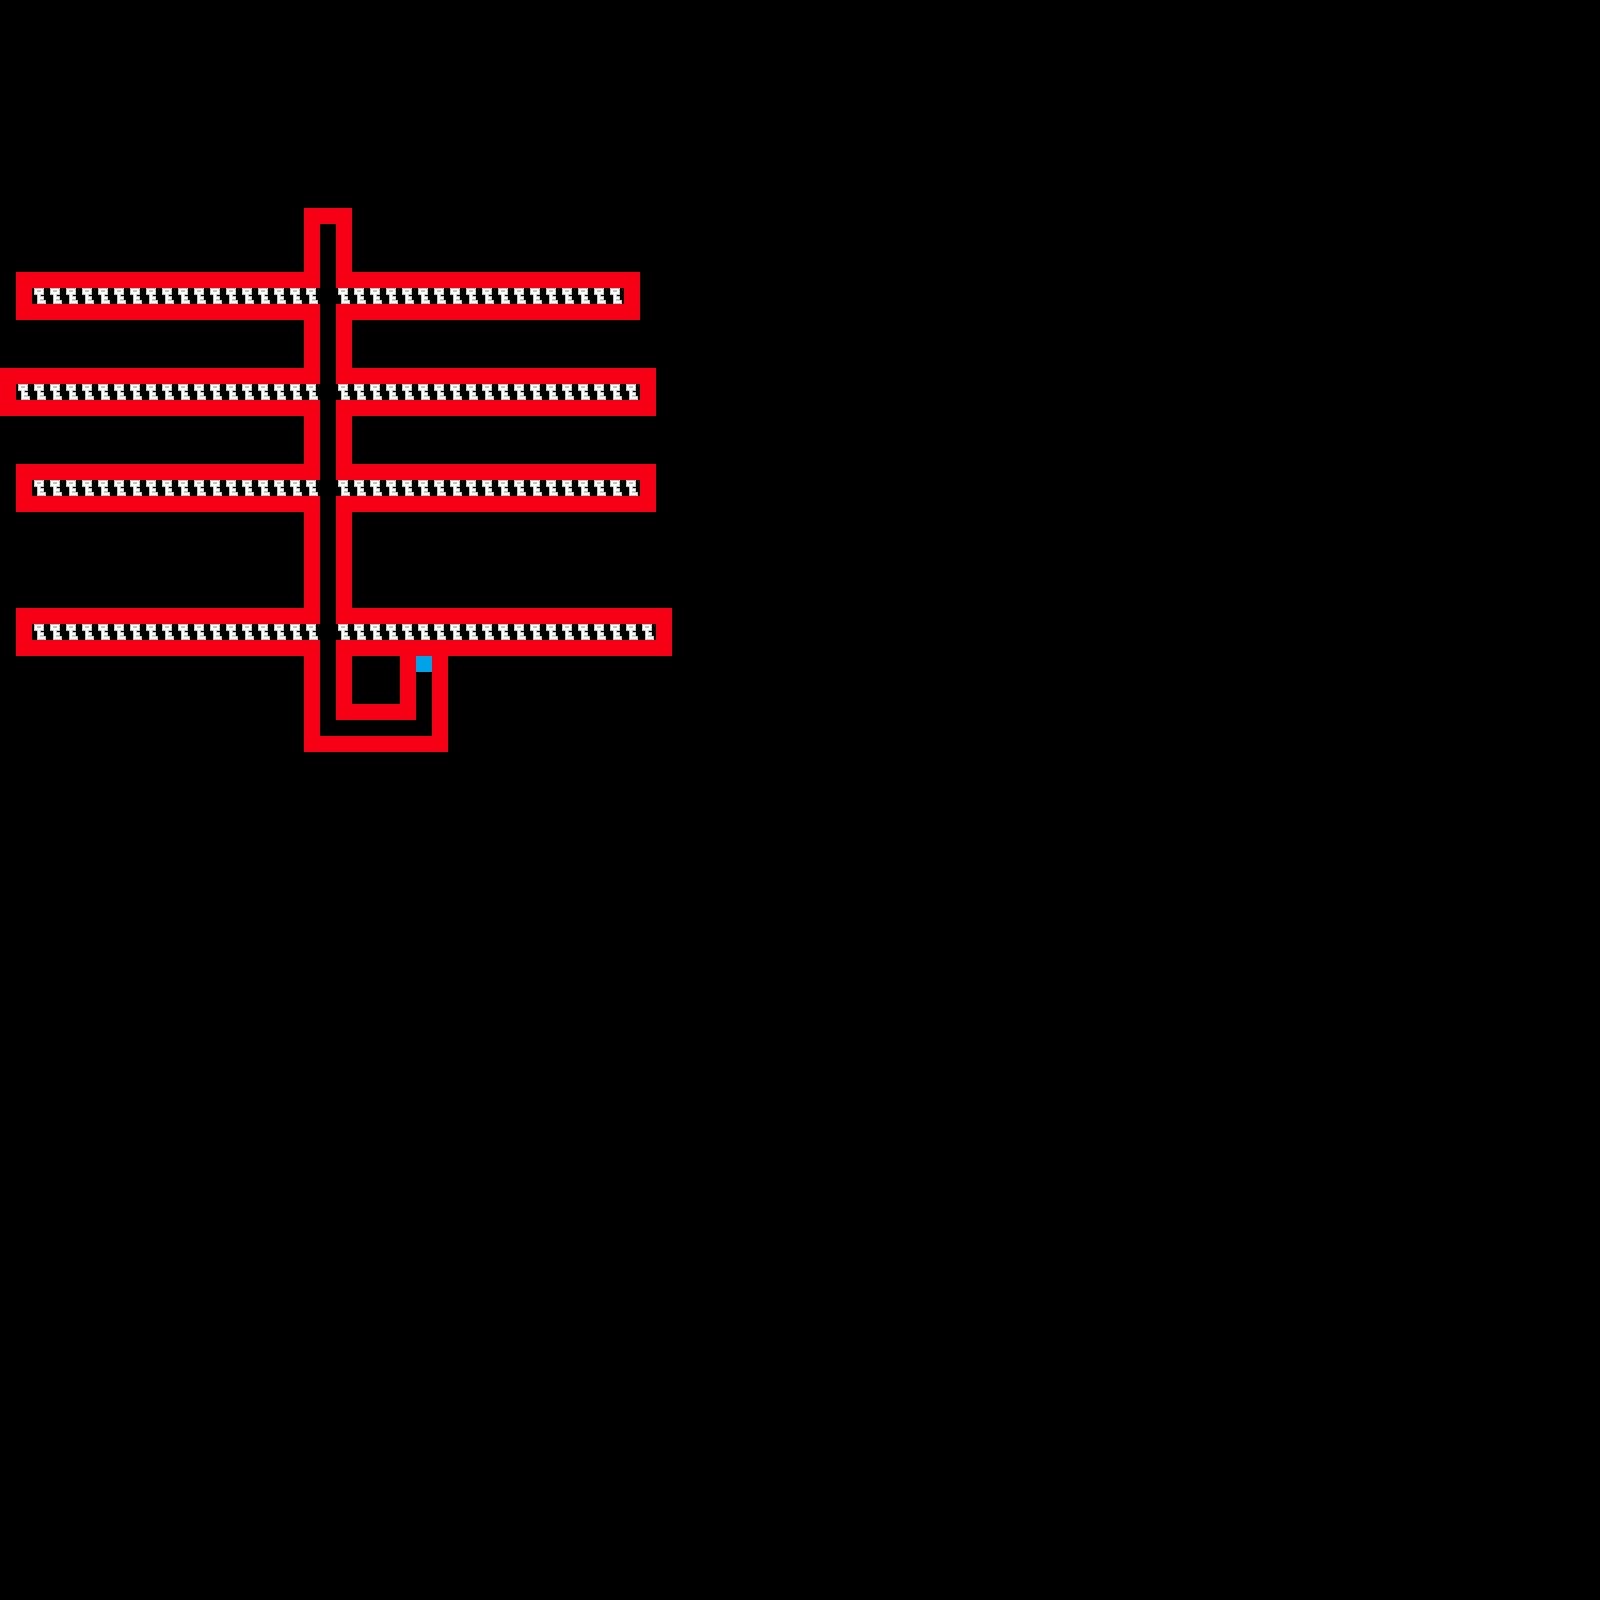

Below is a game level as drawn by its tile map, then a one-line description and the .tmx that defines it (tile-layer data replaced by summaries):
An orthogonal 100x100 tile map with 16x16 px tiles, 4 tile layers (collision, key, door, end), 2 hidden layers not drawn, 5 tilesets.

<map version="1.0" orientation="orthogonal" width="100" height="100" tilewidth="16" tileheight="16">
 <tileset firstgid="1" name="tiles" tilewidth="16" tileheight="16">
  <image source="tiles.png" width="262" height="64" />
 </tileset>
 <tileset firstgid="65" name="collision" tilewidth="16" tileheight="16">
  <image source="collision.png" width="80" height="32" />
  <tile id="0">
   <properties>
    <property name="collide" value="true" />
   </properties>
  </tile>
 </tileset>
 <tileset firstgid="75" name="key" tilewidth="16" tileheight="16">
  <image source="key.png" trans="ff00ff" width="16" height="16" />
  <tile id="0">
   <properties>
    <property name="keyed" value="true" />
   </properties>
  </tile>
 </tileset>
 <tileset firstgid="76" name="door" tilewidth="16" tileheight="16">
  <image source="doors.png" trans="ff00ff" width="64" height="16" />
  <tile id="0">
   <properties>
    <property name="doored" value="true" />
   </properties>
  </tile>
  <tile id="1">
   <properties>
    <property name="doored" value="true" />
   </properties>
  </tile>
  <tile id="2">
   <properties>
    <property name="doored" value="true" />
   </properties>
  </tile>
  <tile id="3">
   <properties>
    <property name="doored" value="true" />
   </properties>
  </tile>
 </tileset>
 <tileset firstgid="80" name="end" tilewidth="16" tileheight="16">
  <image source="flashy.png" trans="ff00ff" width="48" height="16" />
  <tile id="1">
   <properties>
    <property name="ended" value="true" />
   </properties>
  </tile>
 </tileset>
 <layer name="oldkeys" width="100" height="100" visible="0">
  <data>[10000 cells, 0 non-empty, 0 distinct tile ids]</data>
 </layer>
 <layer name="collision" width="100" height="100">
  <properties>
   <property name="collide" value="true" />
  </properties>
  <data>[10000 cells, 385 non-empty, 1 distinct tile ids]</data>
 </layer>
 <layer name="tiles" width="100" height="100" visible="0">
  <data>[10000 cells, 0 non-empty, 0 distinct tile ids]</data>
 </layer>
 <layer name="key" width="100" height="100">
  <data>[10000 cells, 149 non-empty, 1 distinct tile ids]</data>
 </layer>
 <layer name="door" width="100" height="100">
  <data>[10000 cells, 0 non-empty, 0 distinct tile ids]</data>
 </layer>
 <layer name="end" width="100" height="100">
  <data>[10000 cells, 1 non-empty, 1 distinct tile ids]</data>
 </layer>
</map>
